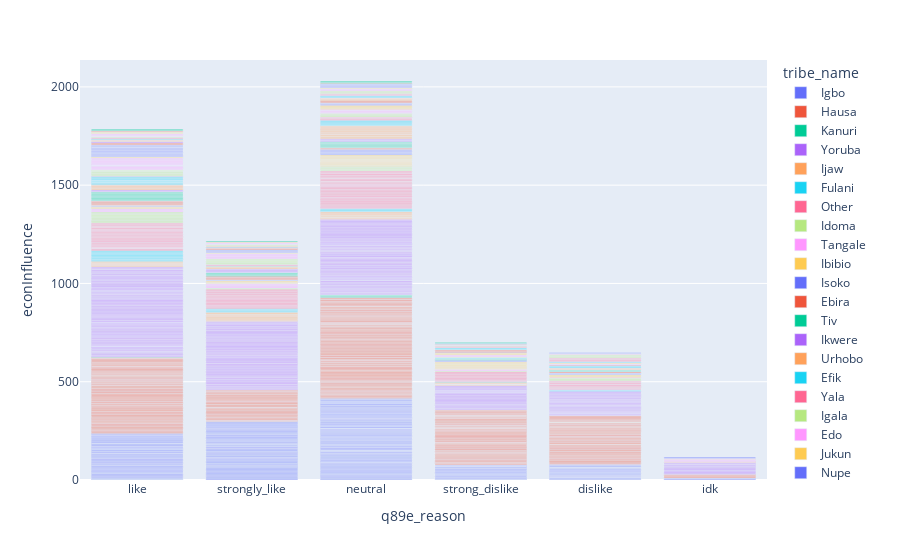

This figure's notebook cell:
### Code cell
fig = px.bar(df, x=groupChoice + "_reason", y=dependantVar, color='tribe_name')
fig.show()

### Figure 1 — Plotly figure (JSON) as saved in the notebook; plotly's stock layout.template omitted (floating-point values rounded to 4 significant figures; data arrays with more than 128 entries replaced by an {"elided": "..."} marker saying what was removed)
{"data": [{"alignmentgroup": "True", "hovertemplate": "tribe_name=Igbo<br>q89e_reason=%{x}<br>econInfluence=%{y}<extra></extra>", "legendgroup": "Igbo", "marker": {"color": "#636efa"}, "name": "Igbo", "offsetgroup": "Igbo", "orientation": "v", "showlegend": true, "textposition": "auto", "type": "bar", "x": {"elided": "415 str values"}, "xaxis": "x", "y": {"elided": "415 int values"}, "yaxis": "y"}, {"alignmentgroup": "True", "hovertemplate": "tribe_name=Hausa<br>q89e_reason=%{x}<br>econInfluence=%{y}<extra></extra>", "legendgroup": "Hausa", "marker": {"color": "#EF553B"}, "name": "Hausa", "offsetgroup": "Hausa", "orientation": "v", "showlegend": true, "textposition": "auto", "type": "bar", "x": {"elided": "588 str values"}, "xaxis": "x", "y": {"elided": "588 int values"}, "yaxis": "y"}, {"alignmentgroup": "True", "hovertemplate": "tribe_name=Kanuri<br>q89e_reason=%{x}<br>econInfluence=%{y}<extra></extra>", "legendgroup": "Kanuri", "marker": {"color": "#00cc96"}, "name": "Kanuri", "offsetgroup": "Kanuri", "orientation": "v", "showlegend": true, "textposition": "auto", "type": "bar", "x": ["neutral", "neutral", "like", "neutral", "neutral", "neutral"], "xaxis": "x", "y": [4, 2, 2, 4, 3, 2], "yaxis": "y"}, {"alignmentgroup": "True", "hovertemplate": "tribe_name=Yoruba<br>q89e_reason=%{x}<br>econInfluence=%{y}<extra></extra>", "legendgroup": "Yoruba", "marker": {"color": "#ab63fa"}, "name": "Yoruba", "offsetgroup": "Yoruba", "orientation": "v", "showlegend": true, "textposition": "auto", "type": "bar", "x": {"elided": "543 str values"}, "xaxis": "x", "y": {"elided": "543 int values"}, "yaxis": "y"}, {"alignmentgroup": "True", "hovertemplate": "tribe_name=Ijaw<br>q89e_reason=%{x}<br>econInfluence=%{y}<extra></extra>", "legendgroup": "Ijaw", "marker": {"color": "#FFA15A"}, "name": "Ijaw", "offsetgroup": "Ijaw", "orientation": "v", "showlegend": true, "textposition": "auto", "type": "bar", "x": ["dislike", "neutral", "like", "like", "like", "strong_dislike", "like", "neutral", "like", "strongly_like", "strongly_like", "idk", "strongly_like", "neutral", "like", "strongly_like", "strong_dislike", "like", "like", "like", "strongly_like", "strongly_like", "strongly_like", "strongly_like", "like", "strongly_like", "strongly_like", "strongly_like", "strongly_like", "strongly_like", "strongly_like", "strongly_like", "like", "neutral", "strongly_like", "strongly_like", "strongly_like", "neutral", "strong_dislike", "strong_dislike", "strong_dislike", "strong_dislike", "strong_dislike", "strong_dislike", "strong_dislike", "strong_dislike", "neutral", "neutral", "neutral", "neutral", "neutral", "neutral", "neutral", "neutral", "like", "strong_dislike"], "xaxis": "x", "y": [null, 3, 3, 4, 2, 3, 2, 2, null, 2, 2, 2, 3, 3, 2, 4, 3, 2, 3, 2, 3, null, null, 4, 3, null, 4, null, 3, 3, 3, 3, 3, 3, 3, 4, 4, 1, null, null, null, 1, 1, 1, null, 3, 2, 4, 3, 2, 4, 3, 4, 4, 3, 4], "yaxis": "y"}, {"alignmentgroup": "True", "hovertemplate": "tribe_name=Fulani<br>q89e_reason=%{x}<br>econInfluence=%{y}<extra></extra>", "legendgroup": "Fulani", "marker": {"color": "#19d3f3"}, "name": "Fulani", "offsetgroup": "Fulani", "orientation": "v", "showlegend": true, "textposition": "auto", "type": "bar", "x": ["dislike", "like", "strongly_like", "strongly_like", "strong_dislike", "like", "strongly_like", "neutral", "neutral", "neutral", "neutral", "like", "strongly_like", "neutral", "like", "strongly_like", "strongly_like", "like", "neutral", "like", "like", "strongly_like", "dislike", "dislike", "neutral", "like", "dislike", "like", "like", "like", "like", "like", "like"], "xaxis": "x", "y": [4, 4, 3, 4, 4, 4, 4, 2, null, 3, null, 3, 2, 4, 4, 1, 2, 4, 4, 4, 4, 4, 1, null, 4, 4, 4, 4, 4, 4, 4, 4, 4], "yaxis": "y"}, {"alignmentgroup": "True", "hovertemplate": "tribe_name=Other<br>q89e_reason=%{x}<br>econInfluence=%{y}<extra></extra>", "legendgroup": "Other", "marker": {"color": "#FF6692"}, "name": "Other", "offsetgroup": "Other", "orientation": "v", "showlegend": true, "textposition": "auto", "type": "bar", "x": {"elided": "187 str values"}, "xaxis": "x", "y": {"elided": "187 int values"}, "yaxis": "y"}, {"alignmentgroup": "True", "hovertemplate": "tribe_name=Idoma<br>q89e_reason=%{x}<br>econInfluence=%{y}<extra></extra>", "legendgroup": "Idoma", "marker": {"color": "#B6E880"}, "name": "Idoma", "offsetgroup": "Idoma", "orientation": "v", "showlegend": true, "textposition": "auto", "type": "bar", "x": ["neutral", "neutral", "neutral", "neutral", "strong_dislike", "like", "strong_dislike", "dislike", "dislike", "neutral", "like", "like", "like", "strongly_like", "strongly_like", "neutral", "neutral", "neutral", "like", "like", "strongly_like", "strongly_like", "neutral", "neutral", "like", "like", "like", "like", "like", "like", "like", "like", "dislike", "dislike", "neutral", "like", "dislike", "neutral", "dislike", "strong_dislike", "like", "like", "neutral", "like", "like"], "xaxis": "x", "y": [3, 3, null, 2, null, null, null, null, null, null, 4, null, 4, 3, 3, 3, null, null, 3, null, null, null, null, 3, 4, 4, 4, 4, 3, 4, 4, 4, 4, 4, 4, null, 4, 3, 2, 4, 3, 2, 3, 4, 4], "yaxis": "y"}, {"alignmentgroup": "True", "hovertemplate": "tribe_name=Tangale<br>q89e_reason=%{x}<br>econInfluence=%{y}<extra></extra>", "legendgroup": "Tangale", "marker": {"color": "#FF97FF"}, "name": "Tangale", "offsetgroup": "Tangale", "orientation": "v", "showlegend": true, "textposition": "auto", "type": "bar", "x": ["like", "strongly_like", "strongly_like", "strongly_like", "strongly_like", "strongly_like", "idk", "like", "idk", "like", "strongly_like", "like", "dislike", "strong_dislike", "strong_dislike"], "xaxis": "x", "y": [3, 4, 4, 4, 4, 3, 3, 4, 4, 4, 4, 4, 4, 3, 4], "yaxis": "y"}, {"alignmentgroup": "True", "hovertemplate": "tribe_name=Ibibio<br>q89e_reason=%{x}<br>econInfluence=%{y}<extra></extra>", "legendgroup": "Ibibio", "marker": {"color": "#FECB52"}, "name": "Ibibio", "offsetgroup": "Ibibio", "orientation": "v", "showlegend": true, "textposition": "auto", "type": "bar", "x": ["strong_dislike", "strong_dislike", "neutral", "neutral", "like", "strongly_like", "strong_dislike", "strong_dislike", "neutral", "like", "neutral", "neutral", "like", "neutral", "neutral", "neutral", "dislike", "strong_dislike", "neutral", "neutral", "neutral", "neutral", "strongly_like", "strongly_like", "strong_dislike", "strong_dislike", "neutral", "strong_dislike", "strong_dislike", "neutral", "neutral", "neutral", "like", "strongly_like", "neutral", "neutral", "neutral", "neutral", "neutral", "like", "like", "neutral", "neutral", "strongly_like", "like", "neutral", "strong_dislike", "strong_dislike", "neutral", "neutral", "neutral", "neutral", "strong_dislike", "strong_dislike", "neutral", "strongly_like", "neutral", "neutral", "neutral", "neutral", "neutral", "like", "neutral", "dislike", "neutral", "strong_dislike", "dislike", "neutral", "like", "idk"], "xaxis": "x", "y": [2, 3, 3, 3, 2, 2, 3, 2, 2, 4, 3, null, 2, null, null, null, 4, 3, 2, 3, null, null, 2, 2, 3, 2, null, 3, 3, 2, 2, null, null, null, null, 4, 3, 2, 2, null, null, 2, null, 3, 3, 2, 2, 3, null, 2, null, 2, 3, 3, null, 4, 3, 4, null, null, 2, 2, 4, 4, 2, 4, 4, 4, 1, 2], "yaxis": "y"}, {"alignmentgroup": "True", "hovertemplate": "tribe_name=Isoko<br>q89e_reason=%{x}<br>econInfluence=%{y}<extra></extra>", "legendgroup": "Isoko", "marker": {"color": "#636efa"}, "name": "Isoko", "offsetgroup": "Isoko", "orientation": "v", "showlegend": true, "textposition": "auto", "type": "bar", "x": ["dislike", "strong_dislike", "neutral", "dislike", "dislike", "neutral", "strong_dislike", "neutral", "neutral", "neutral", "dislike", "neutral", "neutral", "like", "neutral", "strongly_like", "strongly_like", "neutral"], "xaxis": "x", "y": [2, 3, 4, 3, 4, 2, 4, 2, 4, 3, 1, 3, 4, 3, 4, 2, 2, 3], "yaxis": "y"}, {"alignmentgroup": "True", "hovertemplate": "tribe_name=Ebira<br>q89e_reason=%{x}<br>econInfluence=%{y}<extra></extra>", "legendgroup": "Ebira", "marker": {"color": "#EF553B"}, "name": "Ebira", "offsetgroup": "Ebira", "orientation": "v", "showlegend": true, "textposition": "auto", "type": "bar", "x": ["like", "neutral", "like", "strongly_like", "like", "strongly_like", "like", "strongly_like", "like", "like", "strongly_like", "strongly_like", "like", "dislike", "like", "neutral", "strongly_like", "neutral", "like", "strongly_like"], "xaxis": "x", "y": [3, 2, 1, null, null, 3, 4, 4, 4, 3, 3, 3, 4, 4, 2, 1, 3, 4, 3, 4], "yaxis": "y"}, {"alignmentgroup": "True", "hovertemplate": "tribe_name=Tiv<br>q89e_reason=%{x}<br>econInfluence=%{y}<extra></extra>", "legendgroup": "Tiv", "marker": {"color": "#00cc96"}, "name": "Tiv", "offsetgroup": "Tiv", "orientation": "v", "showlegend": true, "textposition": "auto", "type": "bar", "x": ["strongly_like", "neutral", "strong_dislike", "dislike", "strongly_like", "like", "like", "strong_dislike", "dislike", "neutral", "neutral", "neutral", "like", "strongly_like", "neutral", "neutral", "strongly_like", "like", "like", "like", "like", "like", "like", "neutral", "like", "neutral", "dislike", "neutral", "neutral", "neutral", "neutral", "neutral", "neutral", "dislike", "strongly_like", "neutral", "neutral", "like", "like", "like"], "xaxis": "x", "y": [3, 3, 3, 3, 4, 2, 4, 3, 3, 2, 3, 4, 4, 4, 4, 2, 4, 4, 4, 4, 4, 3, 4, 4, 4, 3, 2, null, 2, null, null, null, 2, 3, 4, 3, null, 4, 2, 4], "yaxis": "y"}, {"alignmentgroup": "True", "hovertemplate": "tribe_name=Ikwere<br>q89e_reason=%{x}<br>econInfluence=%{y}<extra></extra>", "legendgroup": "Ikwere", "marker": {"color": "#ab63fa"}, "name": "Ikwere", "offsetgroup": "Ikwere", "orientation": "v", "showlegend": true, "textposition": "auto", "type": "bar", "x": ["like", "neutral", "strongly_like", "neutral", "strongly_like", "neutral", "like", "neutral", "like", "neutral", "strongly_like", "neutral", "neutral", "strongly_like", "strongly_like", "strongly_like"], "xaxis": "x", "y": [3, 4, 2, null, 4, 3, 2, 1, 4, 2, 3, 4, null, 4, 2, 3], "yaxis": "y"}, {"alignmentgroup": "True", "hovertemplate": "tribe_name=Urhobo<br>q89e_reason=%{x}<br>econInfluence=%{y}<extra></extra>", "legendgroup": "Urhobo", "marker": {"color": "#FFA15A"}, "name": "Urhobo", "offsetgroup": "Urhobo", "orientation": "v", "showlegend": true, "textposition": "auto", "type": "bar", "x": ["dislike", "neutral", "neutral", "neutral", "dislike", "strongly_like", "neutral", "like", "like", "neutral", "neutral", "neutral", "neutral", "strongly_like", "neutral", "dislike", "neutral", "neutral", "like", "neutral", "neutral", "neutral", "neutral", "neutral", "neutral", "neutral", "strongly_like", "strong_dislike", "like", "dislike", "like", "like", "neutral", "like", "strongly_like", "like", "idk"], "xaxis": "x", "y": [3, 3, 4, 4, 3, 4, 3, 4, 4, 4, 4, 2, 3, 4, 4, 1, 3, 4, 3, 4, 4, 3, 4, 4, 4, 2, 1, 2, 4, 3, 4, 3, 3, 3, 4, 3, null], "yaxis": "y"}, {"alignmentgroup": "True", "hovertemplate": "tribe_name=Efik<br>q89e_reason=%{x}<br>econInfluence=%{y}<extra></extra>", "legendgroup": "Efik", "marker": {"color": "#19d3f3"}, "name": "Efik", "offsetgroup": "Efik", "orientation": "v", "showlegend": true, "textposition": "auto", "type": "bar", "x": ["dislike", "like", "like", "like", "strong_dislike", "like", "like", "neutral", "like", "like", "dislike", "like", "neutral", "like", "strong_dislike", "dislike", "neutral", "dislike", "neutral", "like", "like", "neutral", "like", "neutral", "like", "neutral", "like", "strongly_like", "neutral", "like"], "xaxis": "x", "y": [4, 4, 4, 2, 1, 2, 3, 3, 3, 2, 3, 2, 2, 4, 4, 2, 4, 4, 4, null, 4, 3, 4, 4, 4, 4, 3, 3, 4, null], "yaxis": "y"}, {"alignmentgroup": "True", "hovertemplate": "tribe_name=Yala<br>q89e_reason=%{x}<br>econInfluence=%{y}<extra></extra>", "legendgroup": "Yala", "marker": {"color": "#FF6692"}, "name": "Yala", "offsetgroup": "Yala", "orientation": "v", "showlegend": true, "textposition": "auto", "type": "bar", "x": ["neutral", "neutral", "strongly_like", "neutral", "neutral", "like", "neutral", "neutral", "strongly_like", "strongly_like", "like", "strongly_like", "dislike", "like"], "xaxis": "x", "y": [3, 3, 3, 3, 3, 3, 3, 2, null, 3, null, null, 4, null], "yaxis": "y"}, {"alignmentgroup": "True", "hovertemplate": "tribe_name=Igala<br>q89e_reason=%{x}<br>econInfluence=%{y}<extra></extra>", "legendgroup": "Igala", "marker": {"color": "#B6E880"}, "name": "Igala", "offsetgroup": "Igala", "orientation": "v", "showlegend": true, "textposition": "auto", "type": "bar", "x": ["neutral", "neutral", "like", "strongly_like", "strongly_like", "neutral", "strong_dislike", "neutral", "neutral", "strong_dislike", "strongly_like", "strongly_like", "strongly_like", "like", "strongly_like", "strongly_like", "like", "like", "like", "like", "like", "like", "strongly_like", "neutral", "neutral", "like"], "xaxis": "x", "y": [4, 4, 4, 3, 4, 3, 2, 2, 3, 3, 4, 3, 4, 4, 3, 3, 3, 2, 4, 4, 3, 4, 4, 3, null, 1], "yaxis": "y"}, {"alignmentgroup": "True", "hovertemplate": "tribe_name=Edo<br>q89e_reason=%{x}<br>econInfluence=%{y}<extra></extra>", "legendgroup": "Edo", "marker": {"color": "#FF97FF"}, "name": "Edo", "offsetgroup": "Edo", "orientation": "v", "showlegend": true, "textposition": "auto", "type": "bar", "x": ["strong_dislike", "neutral", "strong_dislike", "neutral", "like", "neutral", "strongly_like", "strongly_like", "strongly_like", "strongly_like", "strongly_like", "like", "like", "dislike", "like", "neutral", "neutral", "like", "dislike", "like", "like", "like", "strongly_like", "neutral", "like", "like", "strongly_like", "neutral", "like", "strongly_like", "like", "strongly_like", "strongly_like", "strongly_like", "like", "like", "like", "neutral", "strongly_like", "like", "strongly_like", "like", "neutral", "like", "like", "idk", "idk", "strong_dislike", "like", "like", "strongly_like", "like", "strongly_like"], "xaxis": "x", "y": [3, 2, 3, 2, 3, 3, 3, 4, 4, 3, 3, 3, 4, 2, 4, 4, 3, 4, 2, 3, 2, 1, 4, 1, 1, 3, null, null, 2, null, 3, null, 3, null, 4, 3, 3, 2, null, 1, null, 4, 3, null, 2, 4, null, 4, 4, 3, null, 4, 4], "yaxis": "y"}, {"alignmentgroup": "True", "hovertemplate": "tribe_name=Jukun<br>q89e_reason=%{x}<br>econInfluence=%{y}<extra></extra>", "legendgroup": "Jukun", "marker": {"color": "#FECB52"}, "name": "Jukun", "offsetgroup": "Jukun", "orientation": "v", "showlegend": true, "textposition": "auto", "type": "bar", "x": ["strongly_like", "strong_dislike", "strong_dislike", "like", "neutral", "strong_dislike", "idk", "like", "neutral", "strongly_like", "neutral", "idk", "neutral", "neutral", "like", "dislike", "like", "neutral", "neutral", "neutral", "neutral"], "xaxis": "x", "y": [2, 4, 3, 2, 4, 3, null, null, null, 2, null, null, null, null, null, 4, 3, 4, 4, 4, 4], "yaxis": "y"}, {"alignmentgroup": "True", "hovertemplate": "tribe_name=Nupe<br>q89e_reason=%{x}<br>econInfluence=%{y}<extra></extra>", "legendgroup": "Nupe", "marker": {"color": "#636efa"}, "name": "Nupe", "offsetgroup": "Nupe", "orientation": "v", "showlegend": true, "textposition": "auto", "type": "bar", "x": ["like", "like", "like", "like", "like", "idk", "like", "strongly_like", "like", "neutral", "like", "like", "like", "like", "like", "like", "neutral", "like", "like", "like", "like", "idk", "like", "strong_dislike", "strongly_like", "strongly_like", "neutral", "neutral", "like", "like", "like", "like", "strongly_like", "neutral", "strongly_like", "neutral", "neutral", "like", "strongly_like", "neutral", "like"], "xaxis": "x", "y": [4, 2, 3, 3, 2, 3, 4, 3, 3, 4, 3, 3, 3, null, 3, 3, 4, 3, 3, null, 3, 4, 3, 3, 2, 2, 1, 1, 2, 1, 3, 3, 3, 1, 3, null, null, 2, 3, 2, 3], "yaxis": "y"}, {"alignmentgroup": "True", "hovertemplate": "tribe_name=Waja<br>q89e_reason=%{x}<br>econInfluence=%{y}<extra></extra>", "legendgroup": "Waja", "marker": {"color": "#EF553B"}, "name": "Waja", "offsetgroup": "Waja", "orientation": "v", "showlegend": true, "textposition": "auto", "type": "bar", "x": ["strongly_like", "like", "strong_dislike", "like", "strongly_like", "strongly_like", "neutral", "neutral", "neutral", "like", "strong_dislike", "strong_dislike"], "xaxis": "x", "y": [4, 4, 4, 2, 2, 2, 4, 4, 4, 4, 3, 4], "yaxis": "y"}, {"alignmentgroup": "True", "hovertemplate": "tribe_name=Lanta<br>q89e_reason=%{x}<br>econInfluence=%{y}<extra></extra>", "legendgroup": "Lanta", "marker": {"color": "#00cc96"}, "name": "Lanta", "offsetgroup": "Lanta", "orientation": "v", "showlegend": true, "textposition": "auto", "type": "bar", "x": ["strongly_like"], "xaxis": "x", "y": [4], "yaxis": "y"}, {"alignmentgroup": "True", "hovertemplate": "tribe_name=Gwari<br>q89e_reason=%{x}<br>econInfluence=%{y}<extra></extra>", "legendgroup": "Gwari", "marker": {"color": "#ab63fa"}, "name": "Gwari", "offsetgroup": "Gwari", "orientation": "v", "showlegend": true, "textposition": "auto", "type": "bar", "x": ["like", "like", "strongly_like"], "xaxis": "x", "y": [4, 3, 2], "yaxis": "y"}, {"alignmentgroup": "True", "hovertemplate": "tribe_name=Kagoma<br>q89e_reason=%{x}<br>econInfluence=%{y}<extra></extra>", "legendgroup": "Kagoma", "marker": {"color": "#FFA15A"}, "name": "Kagoma", "offsetgroup": "Kagoma", "orientation": "v", "showlegend": true, "textposition": "auto", "type": "bar", "x": ["strongly_like", "neutral", "neutral", "neutral", "neutral", "neutral", "like", "dislike", "like", "neutral", "strongly_like", "like", "neutral", "like"], "xaxis": "x", "y": [2, null, 4, 3, 4, null, 3, 2, 3, 1, 3, 2, null, 3], "yaxis": "y"}, {"alignmentgroup": "True", "hovertemplate": "tribe_name=Alago<br>q89e_reason=%{x}<br>econInfluence=%{y}<extra></extra>", "legendgroup": "Alago", "marker": {"color": "#19d3f3"}, "name": "Alago", "offsetgroup": "Alago", "orientation": "v", "showlegend": true, "textposition": "auto", "type": "bar", "x": ["neutral", "neutral", "strong_dislike", "dislike", "strong_dislike", "dislike", "neutral", "neutral", "like", "strong_dislike"], "xaxis": "x", "y": [4, 3, 3, 3, 3, 3, 3, 3, 3, 4], "yaxis": "y"}, {"alignmentgroup": "True", "hovertemplate": "tribe_name=Eggon<br>q89e_reason=%{x}<br>econInfluence=%{y}<extra></extra>", "legendgroup": "Eggon", "marker": {"color": "#FF6692"}, "name": "Eggon", "offsetgroup": "Eggon", "orientation": "v", "showlegend": true, "textposition": "auto", "type": "bar", "x": ["like", "dislike", "dislike", "dislike", "dislike", "dislike", "neutral", "like", "strong_dislike", "strong_dislike", "like", "neutral", "neutral", "neutral", "dislike", "strong_dislike"], "xaxis": "x", "y": [3, 3, 3, 4, 3, 3, 3, null, 3, 3, 3, 2, 3, 3, 3, 3], "yaxis": "y"}, {"alignmentgroup": "True", "hovertemplate": "tribe_name=Tarok<br>q89e_reason=%{x}<br>econInfluence=%{y}<extra></extra>", "legendgroup": "Tarok", "marker": {"color": "#B6E880"}, "name": "Tarok", "offsetgroup": "Tarok", "orientation": "v", "showlegend": true, "textposition": "auto", "type": "bar", "x": ["like", "neutral", "neutral", "strongly_like", "strongly_like", "like", "strong_dislike", "dislike", "strong_dislike", "strongly_like", "dislike", "neutral", "neutral", "dislike", "dislike", "dislike", "neutral", "dislike"], "xaxis": "x", "y": [2, 2, 3, 3, 3, 3, 3, 3, 3, 2, 4, 3, 3, 3, 3, 3, 3, 2], "yaxis": "y"}, {"alignmentgroup": "True", "hovertemplate": "tribe_name=Nwangavul<br>q89e_reason=%{x}<br>econInfluence=%{y}<extra></extra>", "legendgroup": "Nwangavul", "marker": {"color": "#FF97FF"}, "name": "Nwangavul", "offsetgroup": "Nwangavul", "orientation": "v", "showlegend": true, "textposition": "auto", "type": "bar", "x": ["strong_dislike", "neutral", "neutral", "like", "like", "like", "like", "neutral", "neutral", "dislike", "strongly_like", "like", "like", "strongly_like", "strongly_like"], "xaxis": "x", "y": [1, 4, 1, 1, 2, 1, 3, 2, 3, 4, 2, 2, 4, 3, 4], "yaxis": "y"}, {"alignmentgroup": "True", "hovertemplate": "tribe_name=Kalabari<br>q89e_reason=%{x}<br>econInfluence=%{y}<extra></extra>", "legendgroup": "Kalabari", "marker": {"color": "#FECB52"}, "name": "Kalabari", "offsetgroup": "Kalabari", "orientation": "v", "showlegend": true, "textposition": "auto", "type": "bar", "x": ["neutral", "strong_dislike", "neutral", "neutral", "like", "like", "like", "like", "like", "strongly_like"], "xaxis": "x", "y": [null, 4, 3, 2, null, 3, 2, 3, 3, 4], "yaxis": "y"}, {"alignmentgroup": "True", "hovertemplate": "tribe_name=Degema<br>q89e_reason=%{x}<br>econInfluence=%{y}<extra></extra>", "legendgroup": "Degema", "marker": {"color": "#636efa"}, "name": "Degema", "offsetgroup": "Degema", "orientation": "v", "showlegend": true, "textposition": "auto", "type": "bar", "x": ["neutral", "neutral", "neutral", "neutral", "neutral", "neutral", "dislike", "strong_dislike", "like", "dislike", "strong_dislike", "strong_dislike", "neutral", "strong_dislike"], "xaxis": "x", "y": [2, 3, 3, 3, 3, 3, 1, 2, null, 2, 1, 1, 2, 1], "yaxis": "y"}, {"alignmentgroup": "True", "hovertemplate": "tribe_name=dontknow<br>q89e_reason=%{x}<br>econInfluence=%{y}<extra></extra>", "legendgroup": "dontknow", "marker": {"color": "#EF553B"}, "name": "dontknow", "offsetgroup": "dontknow", "orientation": "v", "showlegend": true, "textposition": "auto", "type": "bar", "x": ["like", "like", "neutral", "idk"], "xaxis": "x", "y": [3, 3, 3, null], "yaxis": "y"}, {"alignmentgroup": "True", "hovertemplate": "tribe_name=Mumuye<br>q89e_reason=%{x}<br>econInfluence=%{y}<extra></extra>", "legendgroup": "Mumuye", "marker": {"color": "#00cc96"}, "name": "Mumuye", "offsetgroup": "Mumuye", "orientation": "v", "showlegend": true, "textposition": "auto", "type": "bar", "x": ["neutral", "neutral", "strongly_like", "like", "like", "like", "neutral", "neutral", "strong_dislike"], "xaxis": "x", "y": [4, null, 4, 4, null, 4, 4, 4, 4], "yaxis": "y"}], "layout": {"barmode": "relative", "legend": {"title": {"text": "tribe_name"}, "tracegroupgap": 0}, "margin": {"t": 60}, "xaxis": {"anchor": "y", "domain": [0, 1], "title": {"text": "q89e_reason"}}, "yaxis": {"anchor": "x", "domain": [0, 1], "title": {"text": "econInfluence"}}}}
